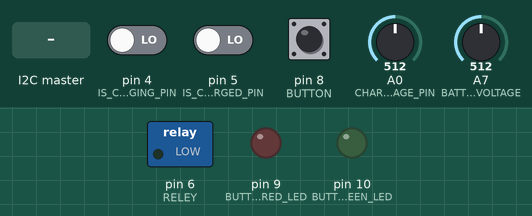
Recording of a sketch running on a simulated Arduino Nano, built with avr-gcc and run on an emulated ATmega328P. Parts: switched loads named in the sketch (green lamp = pin HIGH), output pins drawn as LEDs (lit = HIGH). Dashed ring = blinking. The inputs (shaded band) are chosen by the test bench; at power-on: A0 (CHARGING_VOLTAGE_PIN) = 512, pin 8 (BUTTON) HIGH, pin 4 (IS_CHARGING_PIN) LOW, pin 5 (IS_CHARGED_PIN) LOW, A7 (BATTERY_VOLTAGE) = 512.

Above: at 1.2 s.
1.3 s: A0 (CHARGING_VOLTAGE_PIN) set to 606
2.8 s: A0 (CHARGING_VOLTAGE_PIN) set to 624
5.8 s: pin 8 (BUTTON) pulled LOW for 0.15 s
At 6.0 s:
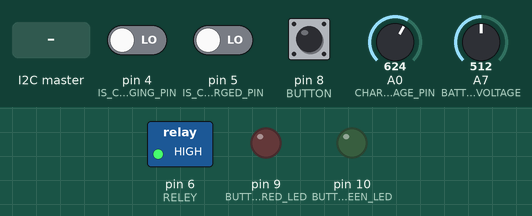
8.8 s: A0 (CHARGING_VOLTAGE_PIN) set to 511
At 11.7 s:
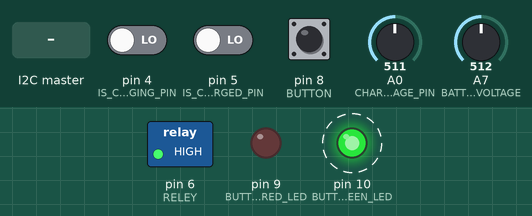
11.8 s: the I2C master sends the byte 1
At 12.4 s:
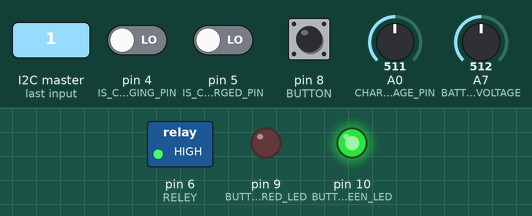
13.3 s: pin 8 (BUTTON) pulled LOW for 1 s
At 14.4 s:
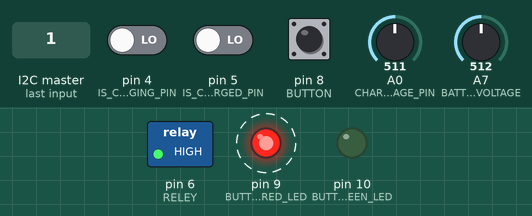
Timing chart, 0 to 17.8 s (numbered marks = the images above; inputs shaded):
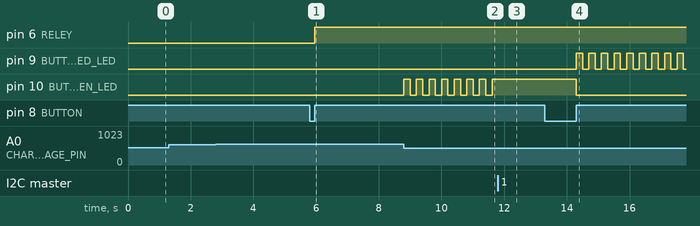

Measured:
- after the input at 1.3 s, every drawn part: stays the same
- after the input at 5.8 s, pin 6 (RELEY): LOW → HIGH after 0.15 s; pin 9 (BUTTON_RED_LED): stays LOW (without the input it goes to HIGH after 3.0 s)
- after the input at 8.8 s, pin 9 (BUTTON_RED_LED): stays LOW (without the input it goes to HIGH after 3.0 s); pin 10 (BUTTON_GREEN_LED): alternates HIGH for 0.20 s and LOW for 0.20 s, starting at once
- after the input at 11.8 s, pin 10 (BUTTON_GREEN_LED): stops changing and stays HIGH
- after the input at 13.3 s, pin 9 (BUTTON_RED_LED): alternates HIGH for 0.20 s and LOW for 0.20 s, starting after 1.0 s; pin 10 (BUTTON_GREEN_LED): HIGH → LOW after 1.0 s

The sketch:

src.ino
```cpp
/*
   PowerController is a board based on Arduino Nano that is responsible for proper switching on or off the main power.
   Also reads the battery's cells voltages. The board has DC-DC regulator that is considered as a charger,
   so the board also checks if the battery is charging correclty.
   The board itself is supposed to be connected with motherboard(with A1 module) by I2C protocol as Slave. A1 module sends specific commands, e.g
   to say that the mother board has been booted up or is goint to shut down.
*/

#include <Wire.h>


//============== Define pins =====================
#define BUTTON 8
#define BUTTON_GREEN_LED 10 // Button Green Led
#define BUTTON_RED_LED 9 // Button Red Led
#define RELEY 6
#define CHARGING_VOLTAGE_PIN A0
#define IS_CHARGED_PIN 5
#define IS_CHARGING_PIN 4
#define IS_CONSTANT_CURRENT_PIN 3

#define BATTERY_VOLTAGE A7

#include "utils.h"

#define POWER_CONTROLLER_ADDRESS 0x01

//======== Input Commands ===========
// Commands for the board through I2C. For more information refer to the documentation(power-controller/README.md)
#define SET_BOOTING_UP_STATE 0x06
#define SET_TURNED_ON_STATE 0x01
#define SET_SHUTTING_DOWN_STATE 0x02
#define SET_TURNED_OFF_STATE 0x03
#define SET_ERROR_STATE 0x04
#define RESET_ERROR_STATE 0x05
//===================================

STATUS current_status = TURNED_OFF;
CHARGING_STATE charging_state = NOT_CHARGING;
CHARDING_WORK_STATUS charging_work_status = OK;

bool is_error = false;

volatile float battery_voltage = 0;

void setup(void) {
  pinMode(BUTTON, INPUT_PULLUP);
  pinMode(BUTTON_GREEN_LED, OUTPUT);
  pinMode(BUTTON_RED_LED, OUTPUT);
  pinMode(RELEY, OUTPUT);
  pinMode(CHARGING_VOLTAGE_PIN, INPUT);
  pinMode(IS_CHARGED_PIN, INPUT);
  pinMode(IS_CHARGING_PIN, INPUT);
  pinMode(IS_CONSTANT_CURRENT_PIN, INPUT);
  pinMode(BATTERY_VOLTAGE, INPUT);

  Wire.onRequest(requestEvent);
  Wire.onReceive(receiveEvent);
  Wire.begin(POWER_CONTROLLER_ADDRESS);

  Serial.begin(9600);
}

void requestEvent() {
  Wire.write(current_status);
  Wire.write(charging_state);
  Wire.write(charging_work_status);
  Wire.write((uint8_t) battery_voltage); // Pushing integer part
  Wire.write(((uint8_t)(battery_voltage * 10) % 10)); // Pushing decimal part
}

void receiveEvent(int) {
  uint8_t command = Wire.read();
  on_receive_command(command);
}

void loop(void) {
  BUTTON_STATE button_state = get_button_state();

  if (button_state == PRESSED) {
    if (current_status == TURNED_OFF) {
      current_status = BOOTING_UP;
    } else if (current_status == TURNED_ON) {
      current_status = SHUTTING_DOWN;
    }
  } else if (button_state == LONG_PRESSED) {
    current_status = TURNED_OFF;
  }

  if (current_status == TURNED_OFF) {
    is_error = false; // Reset Error if so
    SET_RELAY(LOW);
  }
  else if (current_status == TURNED_ON || current_status == BOOTING_UP) {
    SET_RELAY(HIGH);
  }

  battery_voltage = MAP_FROM_ZERO_TO(analogRead(BATTERY_VOLTAGE), 20.2);

  but_leds_handler();
  handle_chargering();
}

void on_receive_command(uint8_t command) {
  switch (command) {
    case SET_BOOTING_UP_STATE:
      current_status = BOOTING_UP;
      break;
    case SET_TURNED_ON_STATE:
      if (current_status == BOOTING_UP)
        current_status = TURNED_ON;
      break;
    case SET_SHUTTING_DOWN_STATE:
      if (current_status == TURNED_ON)
        current_status = SHUTTING_DOWN;
      break;
    case SET_TURNED_OFF_STATE:
      if (current_status == SHUTTING_DOWN)
        current_status = TURNED_OFF;
      break;
    case SET_ERROR_STATE:
      is_error = true;
      break;
    case RESET_ERROR_STATE:
      is_error = false;
      break;
  }
}


/*
   Checks if the battery is charing. Moreover, it validates the voltage
   and proper work status of the DC-DC charger module.
*/
void handle_chargering(void) {
  float charging_voltage = CHARGING_VOLTAGE;

  //If the charding voltage is less than 1 -> the charging power is unplugged
  if (charging_voltage < 12) {
    charging_state = NOT_CHARGING;
    charging_work_status = OK;
    return;
  } else {
    if (IS_CHARGING && !IS_CHARGED) {
      charging_state = CHARGING;

      if (charging_voltage > MAX_ACCEPTABLE_CHARGING_VOLTAGE)
        charging_work_status = OVERVOLTAGE;
      else if (charging_voltage < MIN_ACCEPTABLE_CHARGING_VOLTAGE)
        charging_work_status = UNDERVOLTAGE;
      else
        charging_work_status = OK;

    } else if (IS_CHARGED && !IS_CHARGING) {
      charging_work_status = OK;
      charging_state = CHARGED;
    } else {
      charging_work_status = DISCREPANCY;
    }
  }
}

void but_leds_handler() {
  if (is_error) {
    blink_red_green();
    return;
  }

  if (charging_state == CHARGED) {
    fade_in_out_green_button_led();
    return;
  } else if (charging_state == CHARGING) {
    fade_in_out_red_button_led();
    return;
  }

  switch (current_status) {
    case BOOTING_UP: blink_button_green_led(); break;
    case TURNED_ON: set_button_green_led(); break;
    case SHUTTING_DOWN: blink_button_red_led(); break;
    case TURNED_OFF: turn_off_all_button_leds(); break;
  }
}
```

utils.h
```cpp
#ifndef __UTILS__
#define __UTILS__

#define everyMillis(interval, action) \
  {                                     \
    static unsigned long t = 0UL;       \
    if( millis() - t > (interval) )     \
    {                                   \
      { action; }                       \
      t = millis();                     \
    }                                   \
  }

/*
   Represents the current status of Power Controller
*/
enum STATUS : byte {TURNED_OFF, BOOTING_UP, TURNED_ON, SHUTTING_DOWN};

/*
   This enum points the charging status.
*/
enum CHARGING_STATE : byte {NOT_CHARGING, CHARGING, CHARGED};

/*
   This enum points the current working status of charging.
   This is needed to understand if something is wrong with the charger(electronic module based on LM2596 3A DC-DC)
   OK - the charging voltage is normal 15+-1V.
   OVERVOLTAGE - if during charging the voltage is more than 16V
   UNDERVOLTAGE - if during charging the voltage is less than 14V
   DISCREPANCY - if output charging leds are discrepanced during the charging. TODO: Check that
*/
enum CHARDING_WORK_STATUS : byte {OK, OVERVOLTAGE, UNDERVOLTAGE, DISCREPANCY};

enum BUTTON_STATE : byte {NOTHING, PRESSED, LONG_PRESSED};

#define BUTTON_IS_PRESSED digitalRead(BUTTON) == LOW

#define SET_RELAY(ST) digitalWrite(RELEY, ST);

#define BLINKING_DELAY 200
#define LATEST_BUTTON_CLICK_DELAY 500

#define MAX_ACCEPTABLE_CHARGING_VOLTAGE 16
#define MIN_ACCEPTABLE_CHARGING_VOLTAGE 14

#define CHARGING_VOLTAGE (float) analogRead(CHARGING_VOLTAGE_PIN) * 20 / 1023

#define IS_CHARGED digitalRead(IS_CHARGED_PIN)
#define IS_CHARGING !digitalRead(IS_CHARGING_PIN) //Low signal means it is charging
#define IS_CONSTANT_CURRENT digitalRead(IS_CONSTANT_CURRENT_PIN)

//Maps given value V to K using relation 0..1023
#define MAP_FROM_ZERO_TO(V,K) V * K / 1023.0

BUTTON_STATE get_button_state(void) {
  static bool was_pressed = false, was_long_click = false;
  static uint32_t latest_click, click_timestamp = 0UL;

  if (millis() - latest_click < LATEST_BUTTON_CLICK_DELAY)
    return NOTHING;

  if (BUTTON_IS_PRESSED) {
    was_pressed = true;

    if (click_timestamp  == 0)
      click_timestamp = millis();

    if (was_long_click == false && millis() - click_timestamp > 3000) {
      was_long_click = true;
      click_timestamp = 0L;
      return LONG_PRESSED;
    }
  }
  else {
    if (was_pressed == true) {
      was_pressed = false;
      latest_click =  millis();
      click_timestamp = 0L;

      if (was_long_click == true) {
        was_long_click = false;
        return NOTHING;
      }

      return PRESSED;
    }
  }

  return NOTHING;
}

void blink_button_green_led() {
  digitalWrite(BUTTON_RED_LED, LOW);
  everyMillis(BLINKING_DELAY, {
    digitalWrite(BUTTON_GREEN_LED, !digitalRead(BUTTON_GREEN_LED));
  })
}

void blink_button_red_led() {
  digitalWrite(BUTTON_GREEN_LED, LOW);
  everyMillis(BLINKING_DELAY, {
    digitalWrite(BUTTON_RED_LED, !digitalRead(BUTTON_RED_LED));
  })
}

void fade_in_out_green_button_led() {
#define FADE_IN_GREEN 1
#define FADE_OUT_GREEN 2
  static uint8_t flag = FADE_IN_GREEN, k = 0;
  digitalWrite(BUTTON_RED_LED, LOW);

  everyMillis(5, {
    if (flag == FADE_IN_GREEN) {
      analogWrite(BUTTON_GREEN_LED, k++);
      if (k == 255)
        flag = FADE_OUT_GREEN;
    } else if (flag == FADE_OUT_GREEN) {
      analogWrite(BUTTON_GREEN_LED, k--);
      if (k == 0)
        flag = FADE_IN_GREEN;
    }
  })
}

void fade_in_out_red_button_led() {
#define FADE_IN_RED 1
#define FADE_OUT_RED 2
  static uint8_t flag = FADE_IN_RED, k = 0;
  digitalWrite(BUTTON_GREEN_LED, LOW);

  everyMillis(5, {
    if (flag == FADE_IN_RED) {
      analogWrite(BUTTON_RED_LED, k++);
      if (k == 255)
        flag = FADE_OUT_RED;
    } else if (flag == FADE_OUT_RED) {
      analogWrite(BUTTON_RED_LED, k--);
      if (k == 0)
        flag = FADE_IN_RED;
    }
  })
}

void blink_red_green() {
  static bool flag = false;
  everyMillis(300, {
    digitalWrite(BUTTON_RED_LED, flag);
    digitalWrite(BUTTON_GREEN_LED, !flag);
    flag = !flag;
  })
}

void set_button_green_led() {
  digitalWrite(BUTTON_GREEN_LED, HIGH);
  digitalWrite(BUTTON_RED_LED, LOW);
}

void turn_off_all_button_leds() {
  digitalWrite(BUTTON_GREEN_LED, LOW);
  digitalWrite(BUTTON_RED_LED, LOW);
}

#endif
```
